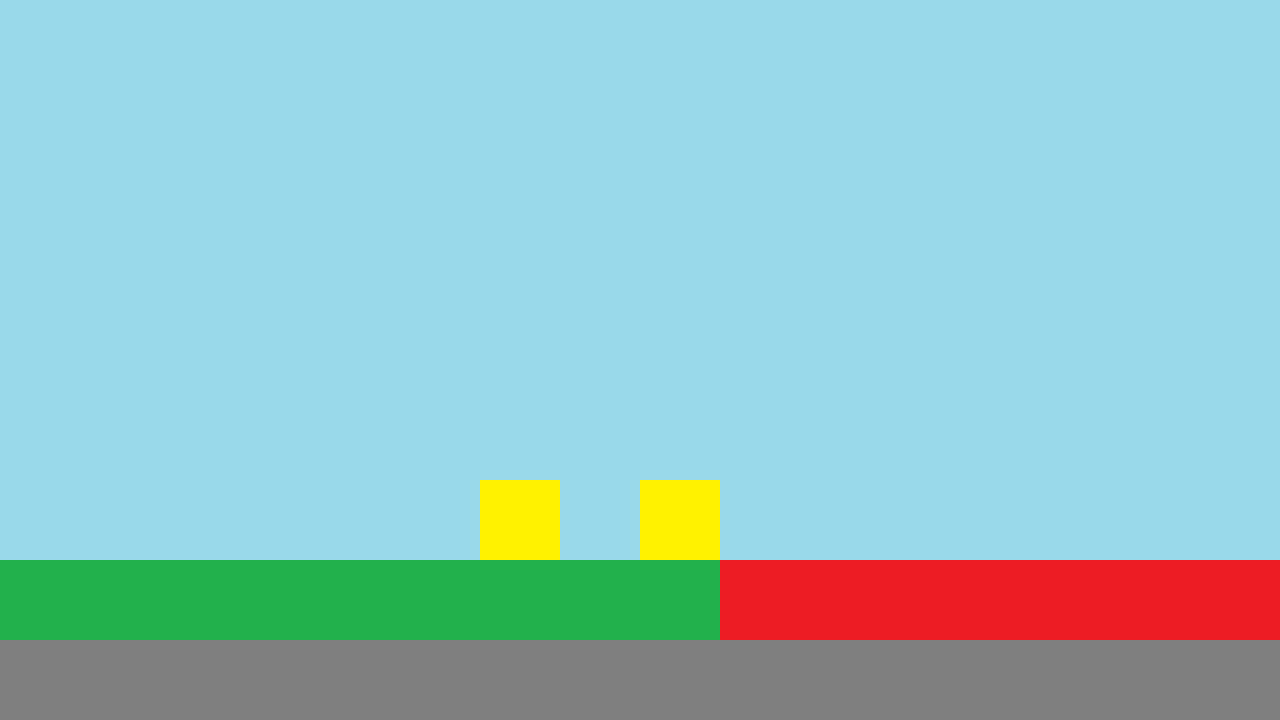

Tiled map render using the project's own tile images. Description and the whole map definition, tile-layer contents included, below:
An orthogonal 16x9 tile map with 80x80 px tiles, 1 tile layer (Слой тайлов 1) and 5 objects (3x Damage, Player, Platform).

<map version="1.0" tiledversion="1.0.3" orientation="orthogonal" renderorder="right-down" width="16" height="9" tilewidth="80" tileheight="80" nextobjectid="12">
 <tileset firstgid="1" source="tiles/tiles.tsx" />
 <layer name="Слой тайлов 1" width="16" height="9">
  <data>
   <tile gid="2" />
   <tile gid="2" />
   <tile gid="2" />
   <tile gid="2" />
   <tile gid="2" />
   <tile gid="2" />
   <tile gid="2" />
   <tile gid="2" />
   <tile gid="2" />
   <tile gid="2" />
   <tile gid="2" />
   <tile gid="2" />
   <tile gid="2" />
   <tile gid="2" />
   <tile gid="2" />
   <tile gid="2" />
   <tile gid="2" />
   <tile gid="2" />
   <tile gid="2" />
   <tile gid="2" />
   <tile gid="2" />
   <tile gid="2" />
   <tile gid="2" />
   <tile gid="2" />
   <tile gid="2" />
   <tile gid="2" />
   <tile gid="2" />
   <tile gid="2" />
   <tile gid="2" />
   <tile gid="2" />
   <tile gid="2" />
   <tile gid="2" />
   <tile gid="2" />
   <tile gid="2" />
   <tile gid="2" />
   <tile gid="2" />
   <tile gid="2" />
   <tile gid="2" />
   <tile gid="2" />
   <tile gid="2" />
   <tile gid="2" />
   <tile gid="2" />
   <tile gid="2" />
   <tile gid="2" />
   <tile gid="2" />
   <tile gid="2" />
   <tile gid="2" />
   <tile gid="2" />
   <tile gid="2" />
   <tile gid="2" />
   <tile gid="2" />
   <tile gid="2" />
   <tile gid="2" />
   <tile gid="2" />
   <tile gid="2" />
   <tile gid="2" />
   <tile gid="2" />
   <tile gid="2" />
   <tile gid="2" />
   <tile gid="2" />
   <tile gid="2" />
   <tile gid="2" />
   <tile gid="2" />
   <tile gid="2" />
   <tile gid="2" />
   <tile gid="2" />
   <tile gid="2" />
   <tile gid="2" />
   <tile gid="2" />
   <tile gid="2" />
   <tile gid="2" />
   <tile gid="2" />
   <tile gid="2" />
   <tile gid="2" />
   <tile gid="2" />
   <tile gid="2" />
   <tile gid="2" />
   <tile gid="2" />
   <tile gid="2" />
   <tile gid="2" />
   <tile gid="2" />
   <tile gid="2" />
   <tile gid="2" />
   <tile gid="2" />
   <tile gid="2" />
   <tile gid="2" />
   <tile gid="2" />
   <tile gid="2" />
   <tile gid="2" />
   <tile gid="2" />
   <tile gid="2" />
   <tile gid="2" />
   <tile gid="2" />
   <tile gid="2" />
   <tile gid="2" />
   <tile gid="2" />
   <tile gid="2" />
   <tile gid="2" />
   <tile gid="2" />
   <tile gid="2" />
   <tile gid="2" />
   <tile gid="2" />
   <tile gid="5" />
   <tile gid="2" />
   <tile gid="5" />
   <tile gid="2" />
   <tile gid="2" />
   <tile gid="2" />
   <tile gid="2" />
   <tile gid="2" />
   <tile gid="2" />
   <tile gid="2" />
   <tile gid="6" />
   <tile gid="6" />
   <tile gid="6" />
   <tile gid="6" />
   <tile gid="6" />
   <tile gid="6" />
   <tile gid="6" />
   <tile gid="6" />
   <tile gid="6" />
   <tile gid="3" />
   <tile gid="3" />
   <tile gid="3" />
   <tile gid="3" />
   <tile gid="3" />
   <tile gid="3" />
   <tile gid="3" />
   <tile gid="4" />
   <tile gid="4" />
   <tile gid="4" />
   <tile gid="4" />
   <tile gid="4" />
   <tile gid="4" />
   <tile gid="4" />
   <tile gid="4" />
   <tile gid="4" />
   <tile gid="4" />
   <tile gid="4" />
   <tile gid="4" />
   <tile gid="4" />
   <tile gid="4" />
   <tile gid="4" />
   <tile gid="4" />
  </data>
 </layer>
 <objectgroup name="Moveable">
  <object id="3" name="Playerpos" type="Player" x="320" y="482.667" width="78.6667" height="76" />
  <object id="5" type="Platform" x="0" y="558.667" width="718.667" height="81.3333" />
  <object id="6" type="Damage" x="720" y="560" width="550.667" height="81.3333" />
  <object id="10" type="Damage" x="492" y="488" width="54.6667" height="69.3333" />
  <object id="11" type="Damage" x="652" y="489.333" width="54.6667" height="66.6667" />
 </objectgroup>
</map>
